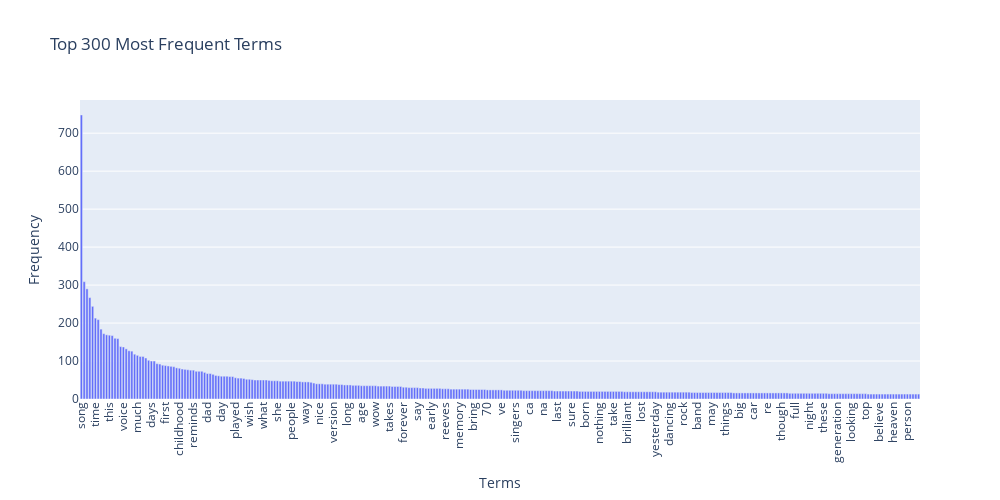

Here is the notebook cell this chart was saved with:
### Markdown cell above
And we will use this version(without stop words) of X_counts to do the rest of work.

### Code cell
import plotly.graph_objects as go

term_frequencies = np.asarray(X_counts.sum(axis=0))[0]

feature_names = count_vect.get_feature_names_out()
term_frequencies_dict = dict(zip(feature_names, term_frequencies))
sorted_term_frequencies = sorted(term_frequencies_dict.items(), key=lambda x: x[1], reverse=True)[:300]

sorted_feature_names, sorted_frequencies = zip(*sorted_term_frequencies) # 這句話的意思是將sorted_term_frequencies裡面的key和value分別存到sorted_feature_names和sorted_frequencies裡面，那個*是用來解包的

fig = go.Figure(data=[
    go.Bar(x=sorted_feature_names, y=sorted_frequencies)
])

fig.update_layout(
    title='Top 300 Most Frequent Terms',
    xaxis_title='Terms',
    yaxis_title='Frequency',
    xaxis_tickangle=270,
    width=1000,  # 調整寬度
    height=500   # 調整高度
)

fig.show()

### Figure 1 — Plotly figure (JSON) as saved in the notebook; plotly's stock layout.template omitted (floating-point values rounded to 4 significant figures; data arrays with more than 128 entries replaced by an {"elided": "..."} marker saying what was removed)
{"data": [{"type": "bar", "x": {"elided": "300 str values"}, "y": {"elided": "300 int values"}}], "layout": {"height": 500, "title": {"text": "Top 300 Most Frequent Terms"}, "width": 1000, "xaxis": {"tickangle": -90, "title": {"text": "Terms"}}, "yaxis": {"title": {"text": "Frequency"}}}}
